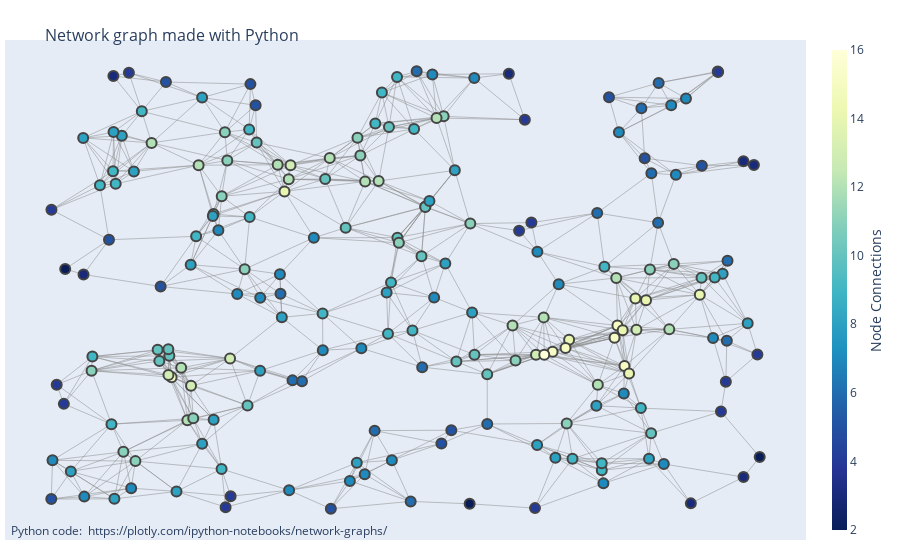

Here is the notebook cell this chart was saved with:
### Code cell
fig.show()

### Figure 1 — Plotly figure (JSON) as saved in the notebook; plotly's stock layout.template omitted (floating-point values rounded to 4 significant figures; data arrays with more than 128 entries replaced by an {"elided": "..."} marker saying what was removed)
{"data": [{"hoverinfo": "none", "line": {"color": "#888", "width": 0.5}, "mode": "lines", "type": "scatter", "x": {"elided": "2532 float values"}, "y": {"elided": "2532 float values"}}, {"hoverinfo": "text", "marker": {"color": {"elided": "200 int values"}, "colorbar": {"thickness": 15, "title": {"side": "right", "text": "Node Connections"}, "xanchor": "left"}, "colorscale": [[0, "rgb(255,255,217)"], [0.125, "rgb(237,248,177)"], [0.25, "rgb(199,233,180)"], [0.375, "rgb(127,205,187)"], [0.5, "rgb(65,182,196)"], [0.625, "rgb(29,145,192)"], [0.75, "rgb(34,94,168)"], [0.875, "rgb(37,52,148)"], [1, "rgb(8,29,88)"]], "line": {"width": 2}, "reversescale": true, "showscale": true, "size": 10}, "mode": "markers", "text": {"elided": "200 str values"}, "type": "scatter", "x": {"elided": "200 float values"}, "y": {"elided": "200 float values"}}], "layout": {"annotations": [{"showarrow": false, "text": "Python code: <a href='https://plotly.com/ipython-notebooks/network-graphs/'> https://plotly.com/ipython-notebooks/network-graphs/</a>", "x": 0.005, "xref": "paper", "y": -0.002, "yref": "paper"}], "hovermode": "closest", "margin": {"b": 20, "l": 5, "r": 5, "t": 40}, "showlegend": false, "title": {"font": {"size": 16}, "text": "<br>Network graph made with Python"}, "xaxis": {"showgrid": false, "showticklabels": false, "zeroline": false}, "yaxis": {"showgrid": false, "showticklabels": false, "zeroline": false}}}
